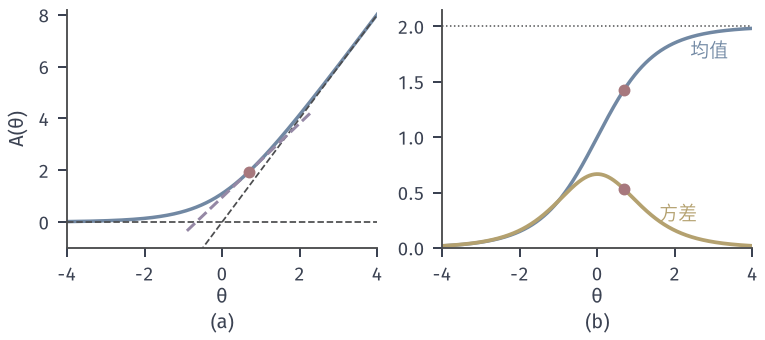

Source code (Python):
"""A(theta)=ln(1+e^t+e^{2t}) with tangent at ln 2 (slope 10/7), asymptotes 0 and 2t; (b) mean A' and variance A''."""
from pathlib import Path
import sys
HERE = Path(__file__).resolve().parent
sys.path.insert(0, str(HERE.parent/"dfam-common"))
from common import *

import math
t = np.linspace(-4, 4, 800)
def mom(t):
    w = np.vstack([np.ones_like(t), np.exp(t), np.exp(2*t)]); w = w/w.sum(0)
    m = w[1]+2*w[2]; v = w[1]+4*w[2]-m*m
    return m, v
A = np.log(1+np.exp(t)+np.exp(2*t))
m, v = mom(t)
t0 = math.log(2); A0 = math.log(7); m0, v0 = 10/7, 26/49
fig, (a, b) = figure(width_mm=108, height_mm=48, ncols=2)
a.plot(t, A, color=BLUE, lw=1.4)
a.plot(t, np.zeros_like(t), color=STROKE, lw=0.7, ls='--'); a.plot(t, 2*t, color=STROKE, lw=0.7, ls='--')
tt = np.linspace(t0-1.6, t0+1.6, 50)
a.plot(tt, A0+m0*(tt-t0), color=PURPLE, lw=1.2, ls='--')
a.scatter([t0], [A0], s=16, color=RED, zorder=5)
a.set_xlim(-4, 4); a.set_ylim(-1, 8.2); a.set_xlabel(r'$\theta$', labelpad=1); a.set_ylabel(r'$A(\theta)$')
b.plot(t, m, color=BLUE, lw=1.4); b.plot(t, v, color=YELLOW, lw=1.5)
b.axhline(2, color=STROKE, lw=0.6, ls=':')
b.scatter([t0, t0], [m0, v0], s=16, color=RED, zorder=5)
b.text(1.6, 0.25, '方差', color=YELLOW, fontsize=7.5); b.text(2.4, 1.72, '均值', color=BLUE, fontsize=7.5)
b.set_xlim(-4, 4); b.set_ylim(0, 2.15); b.set_xlabel(r'$\theta$', labelpad=1)
tag(a, '(a)', y=-0.27); tag(b, '(b)', y=-0.27)
mm, vv = mom(np.array([t0]))
save(fig, HERE, 'figure', {'A_ln2': A0, 'mean_ln2_numeric': float(mm[0]), 'var_ln2_numeric': float(vv[0]), 'max_var': float(v.max()), 'theta_at_max_var': float(t[v.argmax()])})
